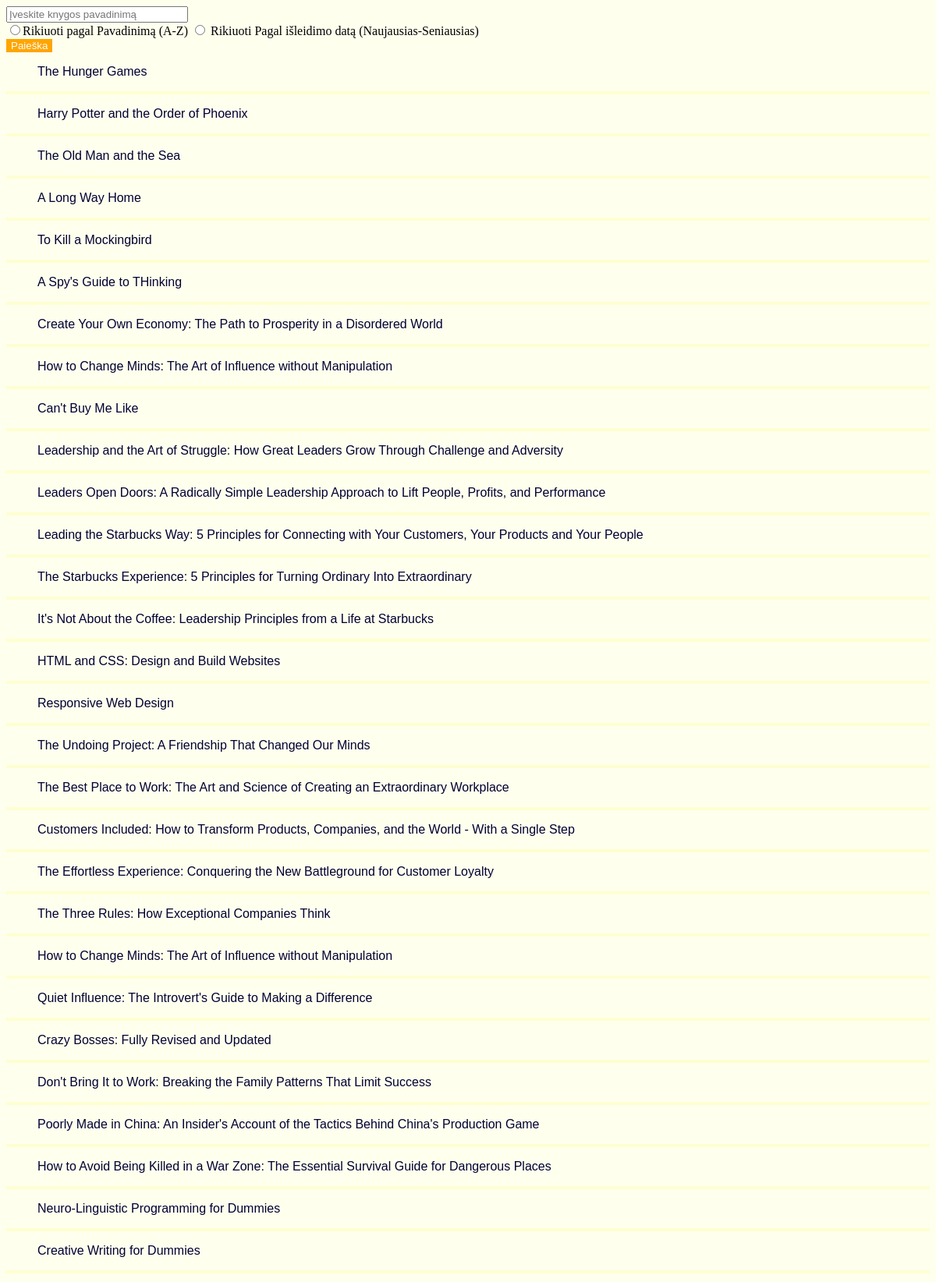
The page / (upper part) on the database its author committed.
### tables this page shows
CREATE TABLE `books` (
  `book_id` tinyint(4) NOT NULL,
  `book_name` varchar(255) NOT NULL,
  `publishYear` int(4) NOT NULL,
  `book_author` varchar(255) NOT NULL,
  `book_genre` varchar(255) NOT NULL
);

### index.php (the view, shortened to what this page needs)
<!DOCTYPE html>
<html>
<head>
</head>
<body>
    <link href="css/main.css" rel="stylesheet" type="text/css" >
    <?php
        require('/includes/db_conn.php');
        echo "<form method = 'get' action = 'index.php'>
                <input type='textbox' name='search' class='search' placeholder='Įveskite knygos pavadinimą'>
                <br />
                <input type='radio' name='sortByName'>Rikiuoti pagal Pavadinimą (A-Z)
                <input type='radio' name='sortByDate'> Rikiuoti Pagal išleidimo datą (Naujausias-Seniausias)
                <br />
                <input type='submit' name='searchBtn' class='btnSearch' value='Paieška'>
                </form>";
        $conn = mysqli_connect($db_host,$db_user,$db_pass,$db_name);
        if ($_GET['search']==NULL)
        {
            $querySelBooks = "SELECT `book_id` ,`book_name` FROM `books` ";
            $queryResult = mysqli_query($conn,$querySelBooks);
            while(($data = mysqli_fetch_assoc($queryResult)))
            {
                echo('<ul><a href="content.php?book='.$data[book_id].'">'.$data[book_name] .'</a></ul>');
                echo '<hr>';
            }
        }
     ?>
</body>
</html>

### css/main.css (style rules this page uses)
body { background-color:#FFFFEE; }
p,a,a:visited { color:#000033; text-decoration: none; font-family: sans-serif; }
hr { border:2px; border-style: solid; border-color:#FEFFD0; }
.search { width:225px; }
.btnSearch { background-color: orange; color:white; border:1px; border-color }

### rows shown on the page
books: book_name "The Hunger Games"
books: book_name "Harry Potter and the Order of Phoenix"
books: book_name "The Old Man and the Sea"
books: book_name "A Long Way Home"
books: book_name "To Kill a Mockingbird"
books: book_name "A Spy's Guide to THinking"
books: book_name "Create Your Own Economy: The Path to Prosperity in a Disordered World"
books: book_name "How to Change Minds: The Art of Influence without Manipulation"
books: book_name "Can't Buy Me Like"
books: book_name "Leadership and the Art of Struggle: How Great Leaders Grow Through Challenge and Adversity"
books: book_name "Leaders Open Doors: A Radically Simple Leadership Approach to Lift People, Profits, and Performance"
books: book_name "Leading the Starbucks Way: 5 Principles for Connecting with Your Customers, Your Products and Your People"
books: book_name "The Starbucks Experience: 5 Principles for Turning Ordinary Into Extraordinary"
books: book_name "It's Not About the Coffee: Leadership Principles from a Life at Starbucks"
books: book_name "HTML and CSS: Design and Build Websites"
books: book_name "Responsive Web Design"
books: book_name "The Undoing Project: A Friendship That Changed Our Minds"
books: book_name "The Best Place to Work: The Art and Science of Creating an Extraordinary Workplace"
books: book_name "Customers Included: How to Transform Products, Companies, and the World - With a Single Step"
books: book_name "The Effortless Experience: Conquering the New Battleground for Customer Loyalty"
books: book_name "The Three Rules: How Exceptional Companies Think"
books: book_name "How to Change Minds: The Art of Influence without Manipulation"
books: book_name "Quiet Influence: The Introvert's Guide to Making a Difference"
books: book_name "Crazy Bosses: Fully Revised and Updated"
books: book_name "Don't Bring It to Work: Breaking the Family Patterns That Limit Success"
books: book_name "Poorly Made in China: An Insider's Account of the Tactics Behind China's Production Game"
books: book_name "How to Avoid Being Killed in a War Zone: The Essential Survival Guide for Dangerous Places"
books: book_name "Neuro-Linguistic Programming for Dummies"
books: book_name "Creative Writing for Dummies"
